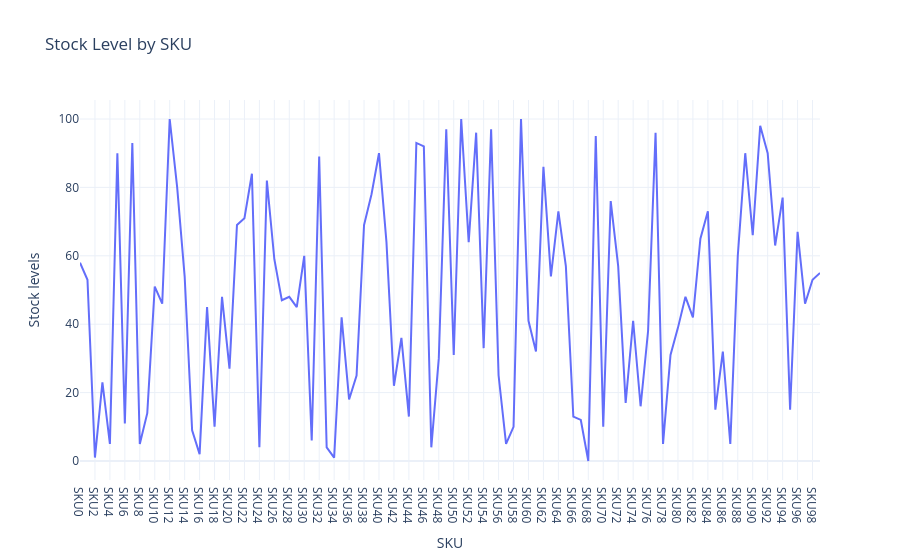

Write notebook code for a chart like this one.
### Markdown cell above
### Stock Level by SKU

### Code cell
stock_chart = px.line(df,x='SKU',
                      y = 'Stock levels',
                      title = 'Stock Level by SKU')
stock_chart.show()

### Figure 1 — Plotly figure (JSON) as saved in the notebook; plotly's stock layout.template omitted (floating-point values rounded to 4 significant figures)
{"data": [{"hovertemplate": "SKU=%{x}<br>Stock levels=%{y}<extra></extra>", "legendgroup": "", "line": {"color": "#636efa", "dash": "solid"}, "marker": {"symbol": "circle"}, "mode": "lines", "name": "", "orientation": "v", "showlegend": false, "type": "scatter", "x": ["SKU0", "SKU1", "SKU2", "SKU3", "SKU4", "SKU5", "SKU6", "SKU7", "SKU8", "SKU9", "SKU10", "SKU11", "SKU12", "SKU13", "SKU14", "SKU15", "SKU16", "SKU17", "SKU18", "SKU19", "SKU20", "SKU21", "SKU22", "SKU23", "SKU24", "SKU25", "SKU26", "SKU27", "SKU28", "SKU29", "SKU30", "SKU31", "SKU32", "SKU33", "SKU34", "SKU35", "SKU36", "SKU37", "SKU38", "SKU39", "SKU40", "SKU41", "SKU42", "SKU43", "SKU44", "SKU45", "SKU46", "SKU47", "SKU48", "SKU49", "SKU50", "SKU51", "SKU52", "SKU53", "SKU54", "SKU55", "SKU56", "SKU57", "SKU58", "SKU59", "SKU60", "SKU61", "SKU62", "SKU63", "SKU64", "SKU65", "SKU66", "SKU67", "SKU68", "SKU69", "SKU70", "SKU71", "SKU72", "SKU73", "SKU74", "SKU75", "SKU76", "SKU77", "SKU78", "SKU79", "SKU80", "SKU81", "SKU82", "SKU83", "SKU84", "SKU85", "SKU86", "SKU87", "SKU88", "SKU89", "SKU90", "SKU91", "SKU92", "SKU93", "SKU94", "SKU95", "SKU96", "SKU97", "SKU98", "SKU99"], "xaxis": "x", "y": [58, 53, 1, 23, 5, 90, 11, 93, 5, 14, 51, 46, 100, 80, 54, 9, 2, 45, 10, 48, 27, 69, 71, 84, 4, 82, 59, 47, 48, 45, 60, 6, 89, 4, 1, 42, 18, 25, 69, 78, 90, 64, 22, 36, 13, 93, 92, 4, 30, 97, 31, 100, 64, 96, 33, 97, 25, 5, 10, 100, 41, 32, 86, 54, 73, 57, 13, 12, 0, 95, 10, 76, 57, 17, 41, 16, 38, 96, 5, 31, 39, 48, 42, 65, 73, 15, 32, 5, 60, 90, 66, 98, 90, 63, 77, 15, 67, 46, 53, 55], "yaxis": "y"}], "layout": {"legend": {"tracegroupgap": 0}, "title": {"text": "Stock Level by SKU"}, "xaxis": {"anchor": "y", "domain": [0, 1], "title": {"text": "SKU"}}, "yaxis": {"anchor": "x", "domain": [0, 1], "title": {"text": "Stock levels"}}}}
